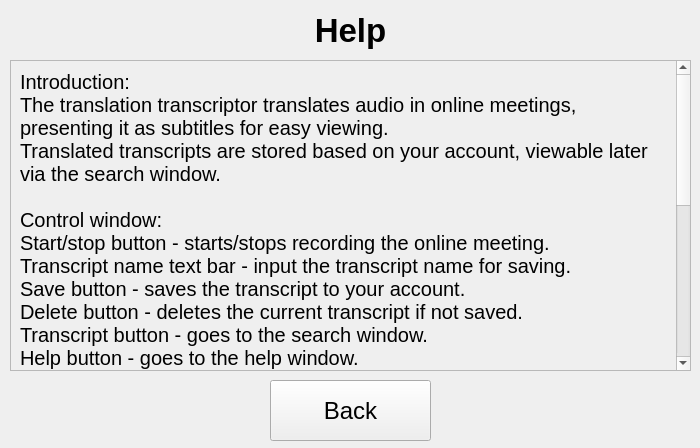
<?xml version="1.0" encoding="UTF-8"?>
<ui version="4.0">
 <class>HelpWindow</class>
 <widget class="QMainWindow" name="HelpWindow">
  <property name="geometry">
   <rect>
    <x>0</x>
    <y>0</y>
    <width>700</width>
    <height>448</height>
   </rect>
  </property>
  <property name="minimumSize">
   <size>
    <width>700</width>
    <height>448</height>
   </size>
  </property>
  <property name="maximumSize">
   <size>
    <width>700</width>
    <height>448</height>
   </size>
  </property>
  <property name="windowTitle">
   <string>Translation Transcriptor</string>
  </property>
  <widget class="QWidget" name="centralwidget">
   <widget class="QLabel" name="HelpLabel">
    <property name="geometry">
     <rect>
      <x>280</x>
      <y>10</y>
      <width>141</width>
      <height>41</height>
     </rect>
    </property>
    <property name="font">
     <font>
      <pointsize>25</pointsize>
      <weight>75</weight>
      <bold>true</bold>
     </font>
    </property>
    <property name="text">
     <string>Help</string>
    </property>
    <property name="alignment">
     <set>Qt::AlignCenter</set>
    </property>
   </widget>
   <widget class="QScrollArea" name="scrollArea">
    <property name="geometry">
     <rect>
      <x>10</x>
      <y>60</y>
      <width>681</width>
      <height>311</height>
     </rect>
    </property>
    <property name="widgetResizable">
     <bool>true</bool>
    </property>
    <widget class="QWidget" name="scrollAreaWidgetContents">
     <property name="geometry">
      <rect>
       <x>0</x>
       <y>0</y>
       <width>662</width>
       <height>718</height>
      </rect>
     </property>
     <layout class="QVBoxLayout" name="verticalLayout">
      <item>
       <widget class="QLabel" name="label_2">
        <property name="font">
         <font>
          <pointsize>15</pointsize>
         </font>
        </property>
        <property name="text">
         <string>Introduction:
The translation transcriptor translates audio in online meetings, presenting it as subtitles for easy viewing.
Translated transcripts are stored based on your account, viewable later via the search window.

Control window:
Start/stop button - starts/stops recording the online meeting.
Transcript name text bar - input the transcript name for saving.
Save button - saves the transcript to your account.
Delete button - deletes the current transcript if not saved.
Transcript button - goes to the search window.
Help button - goes to the help window.
Settings button - goes to Settings.

Transcript window:
Search bar - filters the output to find specific parts.
Search button - applies the filter.
Back button - returns to saved transcripts or the control panel.
Clicking a transcript shows the full transcript.

Settings window:
Original Language - the language spoken in the audio.
Translated Language - the language for subtitles.
Recording Interval - the time each sentence segment is shown.
Max Lines - the maximum number of subtitle lines.
Font Size - the size of the subtitle letters.
Y Position - the height where subtitles are displayed.</string>
        </property>
        <property name="alignment">
         <set>Qt::AlignLeading|Qt::AlignLeft|Qt::AlignTop</set>
        </property>
        <property name="wordWrap">
         <bool>true</bool>
        </property>
       </widget>
      </item>
     </layout>
    </widget>
   </widget>
   <widget class="QPushButton" name="BackButton">
    <property name="geometry">
     <rect>
      <x>270</x>
      <y>380</y>
      <width>161</width>
      <height>61</height>
     </rect>
    </property>
    <property name="font">
     <font>
      <pointsize>18</pointsize>
     </font>
    </property>
    <property name="text">
     <string>Back</string>
    </property>
   </widget>
  </widget>
 </widget>
 <resources/>
 <connections/>
</ui>
